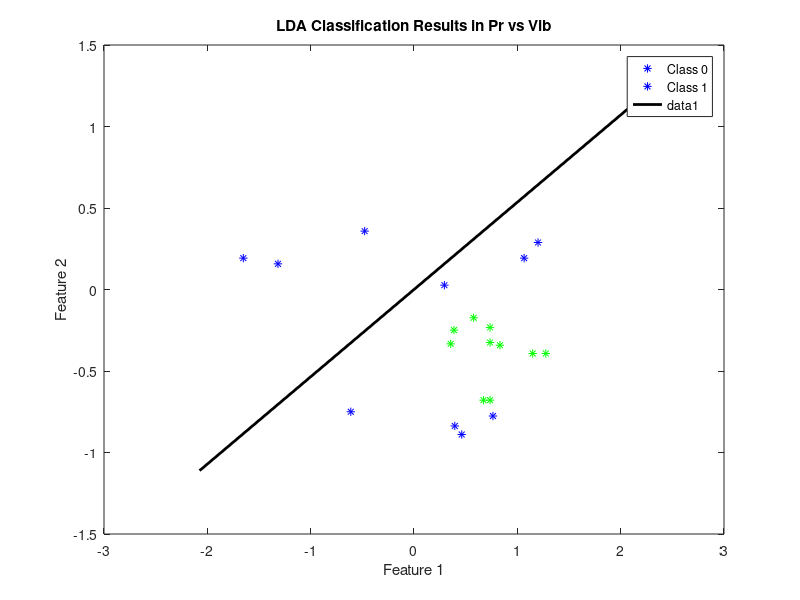
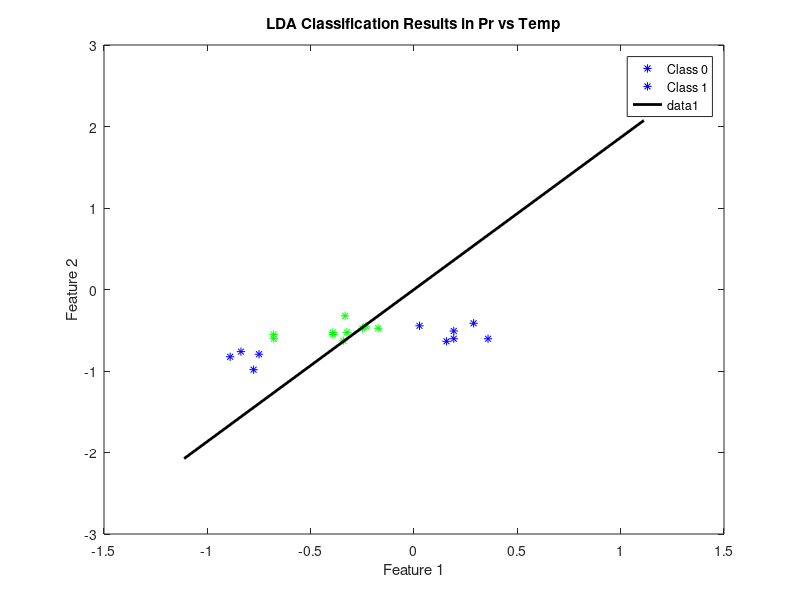
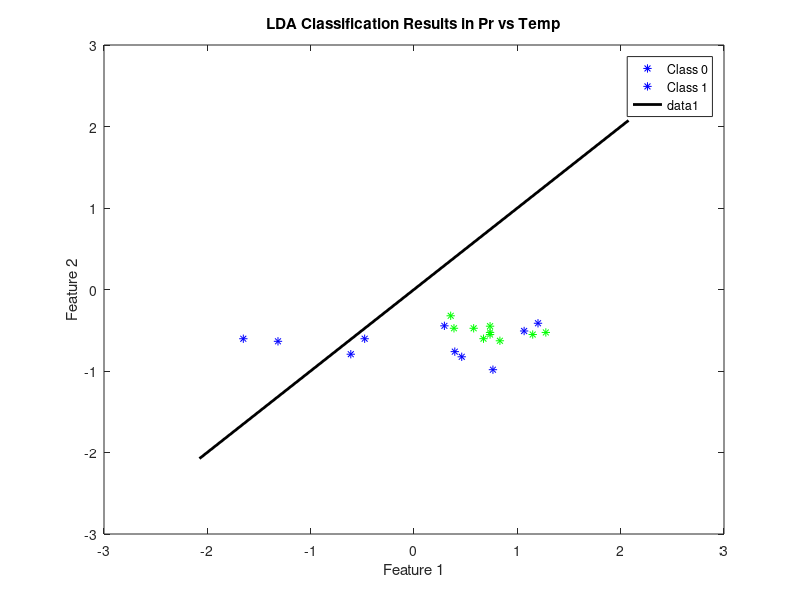

The MATLAB script that drew these images, in order:
%% section C: pre-data processing

data0 = load("./PR_CW_DATA_2021/F0_PVT.mat");
data1 = load("./PR_CW_DATA_2021/F1_PVT.mat");

zeroOneColumn = [zeros(10, 1); ones(10, 1)];

% Standardise Data
St_dataMatrix_F0 = (data0.dataMatrix_F0 - mean(data0.dataMatrix_F0)) ./ std(data0.dataMatrix_F0);
St_dataMatrix_F1 = (data1.dataMatrix_F1 - mean(data1.dataMatrix_F1)) ./ std(data1.dataMatrix_F1);

% two object within F0 and F1
% label = 0, car sponge
% label = 1, black foam
% data preprocessing 2D
data0PV = [data0.dataMatrix_F0(11:20,1:2) zeros(10, 1);
    data0.dataMatrix_F0(21:30,1:2) ones(10, 1)];
data0PVX1 = data0PV(1:10,1:2);
data0PVX2 = data0PV(11:20,1:2);

data0PT = [data0.dataMatrix_F0(11:30,2:3) zeroOneColumn];
data0PTX1 = data0PT(1:10,1:2);
data0PTX2 = data0PT(11:20,1:2);

data0TV = [data0.dataMatrix_F0(11:20,1) data0.dataMatrix_F0(11:20,3) zeros(10, 1);
    data0.dataMatrix_F0(21:30,1) data0.dataMatrix_F0(21:30,3) ones(10, 1)];
data0TVX1 = data0TV(1:10,1:2);
data0TVX2 = data0TV(11:20,1:2);

% 3D data PTV
data0VPT = [data0.dataMatrix_F0(11:30,:) zeroOneColumn];
data0VPTX1 = data0VPT(1:10,1:3);
data0VPTX2 = data0VPT(11:20,1:3);

%% question A-1: Pressure vs Vibration

features = data0PV(:,1:2);
labels = zeroOneColumn;

% mean values
Mu = mean(data0PV);
Mu1 = mean(data0PVX1);
Mu2 = mean(data0PVX2);

% covariance matrix
S1 = cov(data0PVX1 - Mu1);
S2 = cov(data0PVX2 - Mu2);
Sw = S1 + S2;

SB = (Mu1-Mu2)*(Mu1-Mu2)';

% LDA projection
invSw = inv(Sw);
invSw_by_SB = invSw * SB;

% get the projection vector
[eigenvectors, eigenvalues] = eig(invSw_by_SB);
W = eigenvectors(:,1);

% LDA model functions
ldaModel = fitcdiscr(features, labels);

%data for plot
st_data0PV = [St_dataMatrix_F0(11:30,1:2) zeroOneColumn];
st_data1PV = [St_dataMatrix_F1(11:30,1:2) zeroOneColumn];

% Draw Hyperplane for LDA
direction = W - Mu(1:2);

step = 0.001; % adjust length of hyperplane
point1 = [0,0] - step * direction';
point2 = [0,0] + step * direction';

figure(1);
for i = 1:size(data0PV, 1)
    if data0PV(i,3) == 0
        plot(st_data0PV(i,1), st_data0PV(i,2), 'b*'); hold on; % Blue star for class 0
    elseif data0PV(i,3) == 1
        plot(st_data1PV(i,1), st_data1PV(i,2), 'g*'); hold on; % Green star for class 1
    end
end
hold on;

% gscatter(data0PV(:,1), data0PV(:,2), ldaResubPredict, 'bg', 'x*');
legend('Class 0', 'Class 1');
xlabel('Feature 1');
ylabel('Feature 2');
title('LDA Classification Results in Pr vs Vib');
hold on;

plot([point1(1), point2(1)], [point1(2), point2(2)], 'k-', 'LineWidth', 2); % 'k-' 表示黑色实线

hold off;

%% question A-2: Pressure vs Temperature Change

features = data0PT(:,1:2);
labels = zeroOneColumn;

% mean values
Mu = mean(data0PT);
Mu1 = mean(data0PTX1);
Mu2 = mean(data0PTX2);

% covariance matrix
S1 = cov(data0PTX1 - Mu1);
S2 = cov(data0PTX2 - Mu2);
Sw = S1 + S2;

SB = (Mu1-Mu2)*(Mu1-Mu2)';

% LDA projection
invSw = inv(Sw);
invSw_by_SB = invSw * SB;

% get the projection vector
[eigenvectors, eigenvalues] = eig(invSw_by_SB);
W = eigenvectors(:,1);

% LDA model functions
ldaModel = fitcdiscr(features, labels);

%data for plot
st_data0PT = [St_dataMatrix_F0(11:30,[2,3]) zeroOneColumn];
st_data1PT = [St_dataMatrix_F1(11:30,[2,3]) zeroOneColumn];

% Draw Hyperplane for LDA
direction = W - Mu(1:2);

step = 0.001; % adjust length of hyperplane
point1 = [0,0] - step * direction';
point2 = [0,0] + step * direction';

figure(2);
for i = 1:size(data0PV, 1)
    if data0PV(i,3) == 0
        plot(st_data0PT(i,1), st_data0PT(i,2), 'b*'); hold on; % Blue star for class 0
    elseif data0PV(i,3) == 1
        plot(st_data1PT(i,1), st_data1PT(i,2), 'g*'); hold on; % Green star for class 1
    end
end
hold on;

% gscatter(data0PV(:,1), data0PV(:,2), ldaResubPredict, 'bg', 'x*');
legend('Class 0', 'Class 1');
xlabel('Feature 1');
ylabel('Feature 2');
title('LDA Classification Results in Pr vs Temp');
hold on;

plot([point1(1), point2(1)], [point1(2), point2(2)], 'k-', 'LineWidth', 2); % 'k-' 表示黑色实线

hold off;

%% question A-3: Temperature Change vs Vibration

features = data0TV(:,1:2);
lalbels = zeroOneColumn;

% mean values
Mu = mean(data0TV);
Mu1 = mean(data0TVX1);
Mu2 = mean(data0TVX2);

% covariance matrix
S1 = cov(data0TVX1 - Mu1);
S2 = cov(data0TVX2 - Mu2);
Sw = S1 + S2;

SB = (Mu1-Mu2)*(Mu1-Mu2)';

% LDA projection
invSw = inv(Sw);
invSw_by_SB = invSw * SB;

% get the projection vector
[eigenvectors, eigenvalues] = eig(invSw_by_SB);
W = eigenvectors(:,1);

% LDA model functions
ldaModel = fitcdiscr(features, labels);

%data for plot
st_data0TV = [St_dataMatrix_F0(11:30,[1,3]) zeroOneColumn];
st_data1TV = [St_dataMatrix_F1(11:30,[1,3]) zeroOneColumn];

% Draw Hyperplane for LDA
direction = W - Mu(1:2);

step = 0.001; % adjust length of hyperplane
point1 = [0,0] - step * direction';
point2 = [0,0] + step * direction';

figure(3);
for i = 1:size(data0PV, 1)
    if data0PV(i,3) == 0
        plot(st_data0TV(i,1), st_data0TV(i,2), 'b*'); hold on; % Blue star for class 0
    elseif data0PV(i,3) == 1
        plot(st_data1TV(i,1), st_data1TV(i,2), 'g*'); hold on; % Green star for class 1
    end
end
hold on;

% gscatter(data0PV(:,1), data0PV(:,2), ldaResubPredict, 'bg', 'x*');
legend('Class 0', 'Class 1');
xlabel('Feature 1');
ylabel('Feature 2');
title('LDA Classification Results in Pr vs Temp');
hold on;

plot([point1(1), point2(1)], [point1(2), point2(2)], 'k-', 'LineWidth', 2); % 'k-' 表示黑色实线

hold off;
